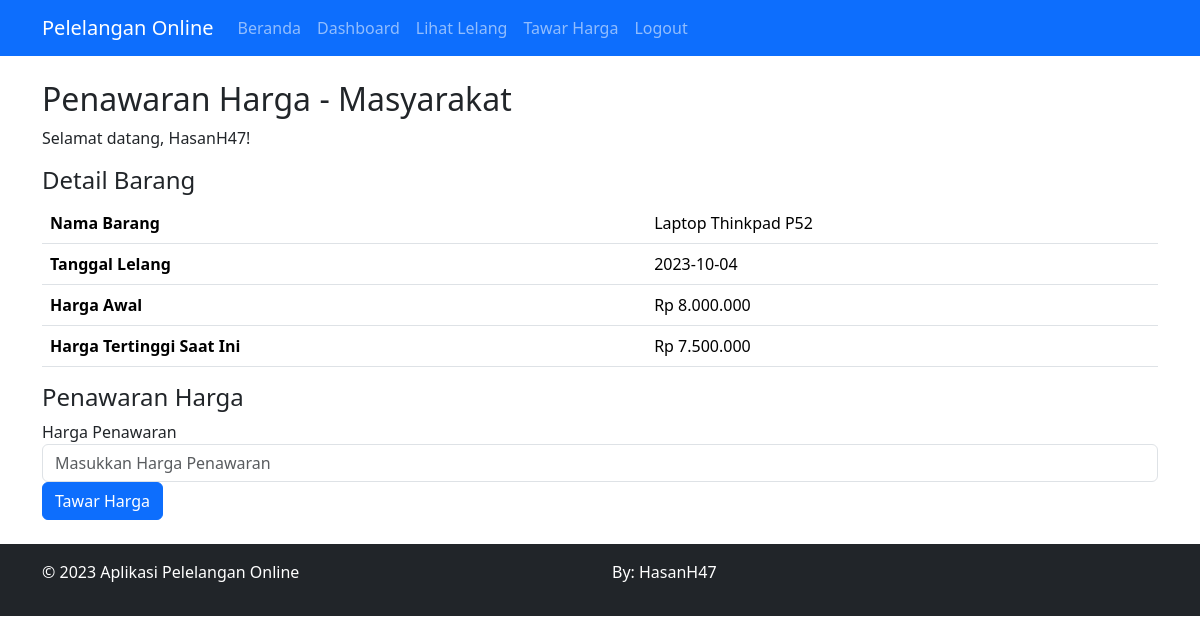
Screenshot of /pages/masyarakat/place_bid.php (signed in) with the database file from the repository.
### tables this page shows
CREATE TABLE `tb_barang` (
  `id_barang` int NOT NULL,
  `gambar` varchar(255) NOT NULL,
  `nama_barang` varchar(25) NOT NULL,
  `tgl` date NOT NULL,
  `harga_awal` int NOT NULL,
  `deskripsi_barang` text NOT NULL
);

### pages/masyarakat/place_bid.php (the view, shortened to what this page needs)
<?php
require_once '../../config/database.php';
$barang_id = $harga_penawaran = '';
$barang_id = $_GET['id'];
$sql = "SELECT b.id_barang, b.nama_barang, b.tgl, b.harga_awal, b.deskripsi_barang,
        IFNULL(MAX(h.penawaran_harga), b.harga_awal) AS harga_tertinggi
        FROM tb_barang b
        LEFT JOIN history_lelang h ON b.id_barang = h.id_barang
        LEFT JOIN tb_lelang l ON b.id_barang = l.id_barang AND l.status = 'dibuka'
        AND b.id_barang = ?
        GROUP BY b.id_barang, b.nama_barang, b.tgl, b.harga_awal, b.deskripsi_barang
        ORDER BY b.tgl ASC";
if ($stmt = $mysqli->prepare($sql)) {
  $stmt->bind_param('i', $barang_id);
  if ($stmt->execute()) {
    $stmt->store_result();
    if ($stmt->num_rows == 1) {
      $stmt->bind_result($id_barang, $nama_barang, $tgl, $harga_awal, $deskripsi_barang, $harga_tertinggi);
    } else {
      header('location: dashboard.php');
      exit;
    }
  }
}
?>
<!DOCTYPE html>
<html lang="en">
<head>
  <link rel="stylesheet" href="../../assets/css/bootstrap.min.css">
  <link rel="stylesheet" href="../../assets/css/style.css">
</head>
<body>
  <?php include '../../includes/navbar.php'; ?>
  <div class="container mt-4">
    <h2>Penawaran Harga - Masyarakat</h2>
    <p>Selamat datang, <?php echo $_SESSION['username']; ?>!</p>
    <h4>Detail Barang</h4>
    <table class="table">
      <tr>
        <th>Nama Barang</th>
        <td><?php echo $nama_barang; ?></td>
      </tr>
      <tr>
        <th>Tanggal Lelang</th>
        <td><?php echo $tgl; ?></td>
      </tr>
      <tr>
        <th>Harga Awal</th>
        <td>Rp <?php echo number_format($harga_awal, 0, ",", "."); ?></td>
      </tr>
      <tr>
        <th>Harga Tertinggi Saat Ini</th>
        <td>Rp <?php echo number_format($harga_tertinggi, 0, ",", "."); ?></td>
      </tr>
    </table>
    <h4>Penawaran Harga</h4>
    <form action="<?php echo htmlspecialchars($_SERVER["PHP_SELF"]); ?>" method="post">
      <div class="form-group">
        <label for="harga_penawaran">Harga Penawaran</label>
        <input type="text" name="harga_penawaran" class="form-control" placeholder="Masukkan Harga Penawaran" value="<?php echo $harga_penawaran; ?>">
      </div>
      <button type="submit" class="btn btn-primary">Tawar Harga</button>
    </form>
  </div>
  <?php include '../../includes/footer.php'; ?>

### rows the page displays
tb_barang: nama_barang "Laptop Thinkpad P52", tgl "2023-10-04", harga_awal "8.000.000"

### other values shown
$_SESSION['username'] "HasanH47"
$harga_tertinggi "7.500.000"
